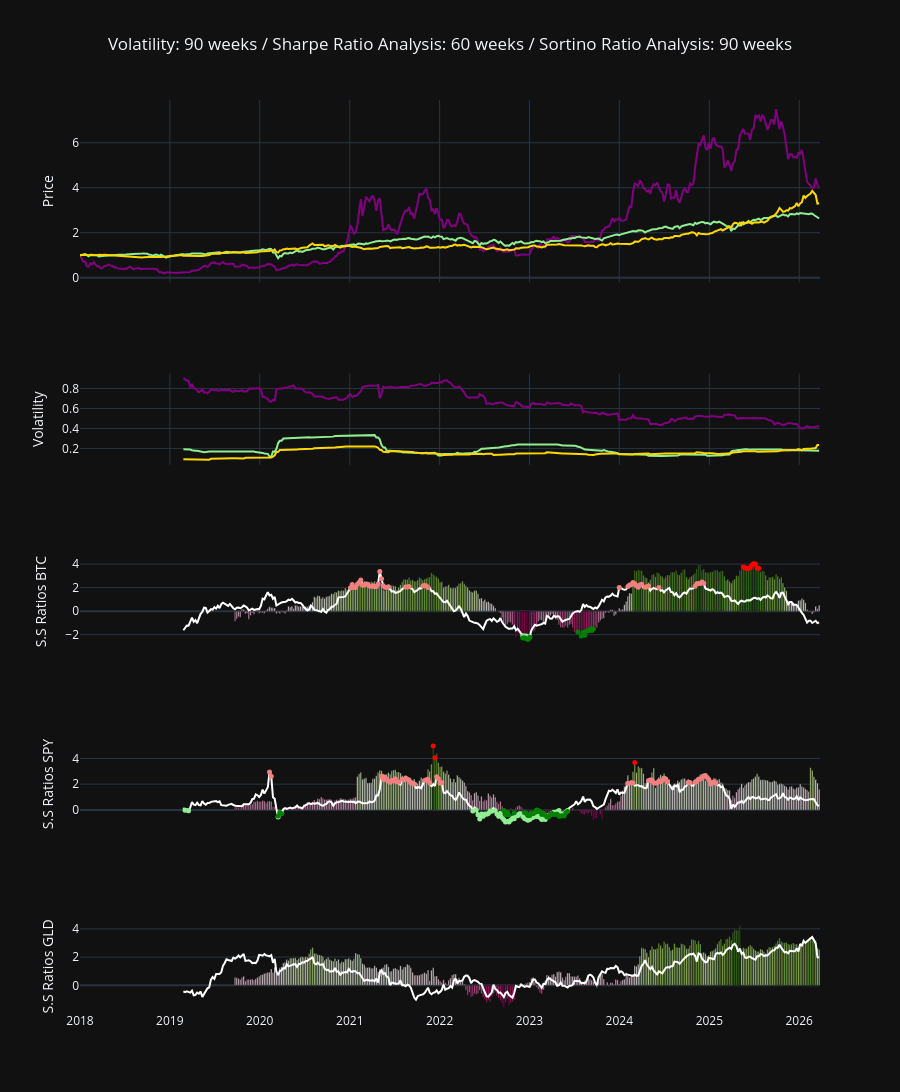

The notebook cell saved with this chart:
### Markdown cell above
Graphic

### Code cell
# %% [markdown]
# ## Data Conditioning BTC
# %%
nv_shp_btc_top = 2.0
nv_srt_btc_top = 3.6
nv_shp_btc_bottom = -2.0
nv_srt_btc_bottom = -2.0
mask_btc_sharpe_top = sharpe_ratio['BTC-USD'] > nv_shp_btc_top
mask_btc_sortino_top = (sortino_ratio['BTC-USD'] >= nv_srt_btc_top) & mask_btc_sharpe_top
mask_btc_sortino_reversion_down = (sharpe_ratio['BTC-USD'] < nv_shp_btc_top) & (sortino_ratio['BTC-USD'] >= nv_srt_btc_top)
mask_btc_sharpe_bottom = sharpe_ratio['BTC-USD'] < nv_shp_btc_bottom
mask_btc_sortino_bottom = (sortino_ratio['BTC-USD'] < nv_srt_btc_bottom) & mask_btc_sharpe_bottom
mask_btc_sortino_reversion_up = (sharpe_ratio['BTC-USD'] > 0) & (sortino_ratio['BTC-USD'] <= -1.5)

# %% [markdown]
# ## Data Conditioning SPY
# %%

nv_shp_spy_top = 2.0
nv_srt_spy_top = 3.6
nv_shp_spy_bottom = 0
nv_srt_spy_bottom = 0
mask_spy_sharpe_top = sharpe_ratio['SPY'] > nv_shp_spy_top
mask_spy_sortino_top = (sortino_ratio['SPY'] >= nv_srt_spy_top) & mask_spy_sharpe_top
mask_spy_sortino_reversion_down = (sharpe_ratio['SPY'] < nv_shp_spy_top) & (sortino_ratio['SPY'] >= nv_srt_spy_top)
mask_spy_sharpe_bottom = sharpe_ratio['SPY'] < nv_shp_spy_bottom
mask_spy_sortino_bottom = (sortino_ratio['SPY'] < nv_srt_spy_bottom) & mask_spy_sharpe_bottom
mask_spy_sortino_reversion_up = (sharpe_ratio['SPY'] > 0) & (sortino_ratio['SPY'] <= -1.5)


# %% [markdown]
# ## Data Visualization
# %%

fig = make_subplots(
    rows=5,
    cols=1,
    shared_xaxes=True,
    vertical_spacing=0.1,
    row_heights=[0.5, 0.25, 0.25, 0.25, 0.25]
)

# %% [markdown]
# ## Data Plotting Normalized Prices
# %%

fig.add_trace(
    go.Scatter(
        x = normalized_df.index,
        y = normalized_df['BTC-USD'],
        line=dict(color='purple'),
        name='BTC-USD'
    ), row=1, col=1
)

fig.add_trace(
    go.Scatter(
        x = normalized_df.index,
        y = normalized_df['SPY'],
        line=dict(color='lightgreen'),
        name='SPY'
    ), row=1, col=1
)

fig.add_trace(
    go.Scatter(
        x = normalized_df.index,
        y = normalized_df['GLD'],
        line=dict(color='gold'),
        name='GLD'
    ), row=1, col=1
)

# %% [markdown]
# ## Data Plotting Volatility
# %%

fig.add_trace(go.Scatter(
    x=volatility_weeks_sharpe.index,
    y=volatility_weeks_sharpe['BTC-USD'],
    line=dict(color='purple'),
    name='Volatily BTC-USD',
), row=2, col=1)

fig.add_trace(go.Scatter(
    x=volatility_weeks_sharpe.index,
    y=volatility_weeks_sharpe['SPY'],
    line=dict(color='lightgreen'),
    name='Volatily SPY',
), row=2, col=1)

fig.add_trace(go.Scatter(
    x=volatility_weeks_sharpe.index,
    y=volatility_weeks_sharpe['GLD'],
    line=dict(color='gold'),
    name='Volatility GLD',
), row=2, col=1)

# %% [markdown]
# ## Data Plotting Sharpe and Sortino Ratios BTC
# %%

fig.add_trace(go.Scatter(
    x=sharpe_ratio.index,
    y=sharpe_ratio['BTC-USD'],
    line=dict(color='white'),
    name='Sharpe Ratio BTC',
), row=3, col=1)

fig.add_trace(go.Scatter(
    x=sharpe_ratio.index[mask_btc_sharpe_top],
    y=sharpe_ratio['BTC-USD'][mask_btc_sharpe_top],
    mode='markers',
    marker=dict(size=5,
    color='lightcoral',
    symbol='circle'),
    name='Sharpe BTC > 2'),
    row=3, col=1
)

fig.add_trace(go.Scatter(
    x=sharpe_ratio.index[mask_btc_sharpe_bottom],
    y=sharpe_ratio['BTC-USD'][mask_btc_sharpe_bottom],
    mode='markers',
    marker=dict(size=5,
    color='lightgreen',
    symbol='circle'),
    name='Sharpe BTC < -2'),
    row=3, col=1
)

fig.add_trace(go.Bar(
    x=sortino_ratio.index,
    y=sortino_ratio['BTC-USD'],
    marker_color=sortino_ratio['BTC-USD'],
    name='Sortino Ratio BTC',
), row=3, col=1
)

fig.add_trace(go.Scatter(
    x=sortino_ratio.index[mask_btc_sortino_reversion_down],
    y=sortino_ratio['BTC-USD'][mask_btc_sortino_reversion_down],
    mode='markers',
    marker=dict(size=5,
    color='red',
    symbol='circle'),
    name=f'Sort > 3.5 & Shar < -2.0'),
    row=3, col=1
)

fig.add_trace(go.Scatter(
    x=sortino_ratio.index[mask_btc_sortino_bottom],
    y=sortino_ratio['BTC-USD'][mask_btc_sortino_bottom],
    mode='markers',
    marker=dict(size=5,
    color='green',
    symbol='circle'),
    name=f'Sortino BTC < -2.0'),
    row=3, col=1
)

fig.add_trace(go.Scatter(
    x=sortino_ratio.index[mask_btc_sortino_reversion_up],
    y=sortino_ratio['BTC-USD'][mask_btc_sortino_reversion_up],
    mode='markers',
    marker=dict(size=5,
    color='green',
    symbol='circle'),
    name='Sort < -1.5 & Shar > 0'),
    row=3, col=1
)

# %% [markdown]
# ## Data Plotting Sharpe and Sortino Ratios SPY
# %%

fig.add_trace(go.Scatter(
    x=sharpe_ratio.index,
    y=sharpe_ratio['SPY'],
    line=dict(color='white'),
    name='Sharpe Ratio SPY',
), row=4, col=1)

fig.add_trace(go.Scatter(
    x=sharpe_ratio.index[mask_spy_sharpe_top],
    y=sharpe_ratio['SPY'][mask_spy_sharpe_top],
    mode='markers',
    marker=dict(size=5,
    color='lightcoral',
    symbol='circle'),
    name='Sharpe SPY > 2'),
    row=4, col=1
)

fig.add_trace(go.Scatter(
    x=sharpe_ratio.index[mask_spy_sharpe_bottom],
    y=sharpe_ratio['SPY'][mask_spy_sharpe_bottom],
    mode='markers',
    marker=dict(size=5,
    color='lightgreen',
    symbol='circle'),
    name='Sharpe SPY < -2'),
    row=4, col=1
)

fig.add_trace(go.Bar(
    x=sortino_ratio.index,
    y=sortino_ratio['SPY'],
    marker_color=sortino_ratio['SPY'],
    name='Sortino Ratio SPY',
), row=4, col=1)

fig.add_trace(go.Scatter(
    x=sortino_ratio.index[mask_spy_sortino_reversion_down],
    y=sortino_ratio['SPY'][mask_spy_sortino_reversion_down],
    mode='markers',
    marker=dict(size=5,
    color='red',
    symbol='circle'),
    name=f'Sort > 3.5 & Shar < -2.0'),
    row=4, col=1
)

fig.add_trace(go.Scatter(
    x=sortino_ratio.index[mask_spy_sortino_bottom],
    y=sortino_ratio['SPY'][mask_spy_sortino_bottom],
    mode='markers',
    marker=dict(size=5,
    color='green',
    symbol='circle'),
    name=f'Sortino SPY < -2.0'),
    row=4, col=1
)

fig.add_trace(go.Scatter(
    x=sortino_ratio.index[mask_spy_sortino_reversion_up],
    y=sortino_ratio['SPY'][mask_spy_sortino_reversion_up],
    mode='markers',
    marker=dict(size=5,
    color='green',
    symbol='circle'),
    name='Sort < -1.5 & Shar > 0'),
    row=4, col=1
)

# %% [markdown]
# ## Data Plotting Sharpe and Sortino Ratios GLD
# %%

fig.add_trace(go.Scatter(
    x=sharpe_ratio.index,
    y=sharpe_ratio['GLD'],
    line=dict(color='white'),
    name='Sharpe Ratio GLD',
), row=5, col=1)

fig.add_trace(go.Bar(
    x=sortino_ratio.index,
    y=sortino_ratio['GLD'],
    marker_color=sortino_ratio['GLD'],
    name='Sortino Ratio GLD',
), row=5, col=1)

# %% [markdown]
# ## Data Plotting End
# %%

fig.update_layout(
    title= f'Volatility: {trading_weeks_sortino} weeks / Sharpe Ratio Analysis: {trading_weeks_sharpe} weeks / Sortino Ratio Analysis: {trading_weeks_sortino} weeks',
    title_x=0.5,
    xaxis_rangeslider_visible=False,
    showlegend=False,
    height=1200,
    yaxis_title='Price',
    yaxis2_title='Volatility',
    yaxis3_title='S.S Ratios BTC',
    yaxis4_title='S.S Ratios SPY',
    yaxis5_title='S.S Ratios GLD',
    template='plotly_dark'

)

fig.show()

### Figure 1 — Plotly figure (JSON) as saved in the notebook; plotly's stock layout.template omitted (floating-point values rounded to 4 significant figures; data arrays with more than 128 entries replaced by an {"elided": "..."} marker saying what was removed)
{"data": [{"line": {"color": "purple"}, "name": "BTC-USD", "type": "scatter", "x": {"elided": "430 str values"}, "xaxis": "x", "y": {"elided": "430 float values"}, "yaxis": "y"}, {"line": {"color": "lightgreen"}, "name": "SPY", "type": "scatter", "x": {"elided": "430 str values"}, "xaxis": "x", "y": {"elided": "430 float values"}, "yaxis": "y"}, {"line": {"color": "gold"}, "name": "GLD", "type": "scatter", "x": {"elided": "430 str values"}, "xaxis": "x", "y": {"elided": "430 float values"}, "yaxis": "y"}, {"line": {"color": "purple"}, "name": "Volatily BTC-USD", "type": "scatter", "x": {"elided": "429 str values"}, "xaxis": "x2", "y": {"elided": "429 float values"}, "yaxis": "y2"}, {"line": {"color": "lightgreen"}, "name": "Volatily SPY", "type": "scatter", "x": {"elided": "429 str values"}, "xaxis": "x2", "y": {"elided": "429 float values"}, "yaxis": "y2"}, {"line": {"color": "gold"}, "name": "Volatility GLD", "type": "scatter", "x": {"elided": "429 str values"}, "xaxis": "x2", "y": {"elided": "429 float values"}, "yaxis": "y2"}, {"line": {"color": "white"}, "name": "Sharpe Ratio BTC", "type": "scatter", "x": {"elided": "429 str values"}, "xaxis": "x3", "y": {"elided": "429 float values"}, "yaxis": "y3"}, {"marker": {"color": "lightcoral", "size": 5, "symbol": "circle"}, "mode": "markers", "name": "Sharpe BTC > 2", "type": "scatter", "x": ["2021-01-04T00:00:00", "2021-01-11T00:00:00", "2021-01-18T00:00:00", "2021-01-25T00:00:00", "2021-02-01T00:00:00", "2021-02-08T00:00:00", "2021-02-15T00:00:00", "2021-02-22T00:00:00", "2021-03-01T00:00:00", "2021-03-08T00:00:00", "2021-03-15T00:00:00", "2021-03-22T00:00:00", "2021-03-29T00:00:00", "2021-04-05T00:00:00", "2021-04-12T00:00:00", "2021-04-19T00:00:00", "2021-04-26T00:00:00", "2021-05-03T00:00:00", "2021-05-10T00:00:00", "2021-05-17T00:00:00", "2021-05-24T00:00:00", "2021-05-31T00:00:00", "2021-06-07T00:00:00", "2021-08-16T00:00:00", "2021-08-23T00:00:00", "2021-08-30T00:00:00", "2021-10-25T00:00:00", "2021-11-01T00:00:00", "2021-11-08T00:00:00", "2021-11-15T00:00:00", "2024-01-01T00:00:00", "2024-02-05T00:00:00", "2024-02-12T00:00:00", "2024-02-19T00:00:00", "2024-02-26T00:00:00", "2024-03-04T00:00:00", "2024-03-11T00:00:00", "2024-03-18T00:00:00", "2024-03-25T00:00:00", "2024-04-01T00:00:00", "2024-04-15T00:00:00", "2024-04-22T00:00:00", "2024-04-29T00:00:00", "2024-06-10T00:00:00", "2024-11-04T00:00:00", "2024-11-11T00:00:00", "2024-11-18T00:00:00", "2024-11-25T00:00:00", "2024-12-02T00:00:00", "2024-12-09T00:00:00"], "xaxis": "x3", "y": [2.002, 2.26, 2.011, 2.02, 2.294, 2.448, 2.647, 2.197, 2.221, 2.305, 2.28, 2.145, 2.111, 2.166, 2.071, 2.089, 2.319, 3.37, 2.752, 2.153, 2.035, 2.008, 2.071, 2.054, 2.05, 2.093, 2.14, 2.175, 2.146, 2.008, 2.017, 2.098, 2.227, 2.239, 2.429, 2.338, 2.168, 2.042, 2.235, 2.296, 2.028, 2.079, 2.137, 2.004, 2.12, 2.321, 2.355, 2.343, 2.481, 2.375], "yaxis": "y3"}, {"marker": {"color": "lightgreen", "size": 5, "symbol": "circle"}, "mode": "markers", "name": "Sharpe BTC < -2", "type": "scatter", "x": ["2022-12-05T00:00:00", "2022-12-12T00:00:00", "2022-12-19T00:00:00", "2022-12-26T00:00:00", "2023-01-02T00:00:00"], "xaxis": "x3", "y": [-2.091, -2.108, -2.11, -2.192, -2.202], "yaxis": "y3"}, {"marker": {"color": {"elided": "429 float values"}}, "name": "Sortino Ratio BTC", "type": "bar", "x": {"elided": "429 str values"}, "xaxis": "x3", "y": {"elided": "429 float values"}, "yaxis": "y3"}, {"marker": {"color": "red", "size": 5, "symbol": "circle"}, "mode": "markers", "name": "Sort > 3.5 & Shar < -2.0", "type": "scatter", "x": ["2025-05-19T00:00:00", "2025-05-26T00:00:00", "2025-06-02T00:00:00", "2025-06-09T00:00:00", "2025-06-16T00:00:00", "2025-06-23T00:00:00", "2025-06-30T00:00:00", "2025-07-07T00:00:00", "2025-07-14T00:00:00", "2025-07-21T00:00:00"], "xaxis": "x3", "y": [3.762, 3.693, 3.625, 3.647, 3.709, 3.921, 4.038, 4.001, 3.681, 3.646], "yaxis": "y3"}, {"marker": {"color": "green", "size": 5, "symbol": "circle"}, "mode": "markers", "name": "Sortino BTC < -2.0", "type": "scatter", "x": ["2022-12-05T00:00:00", "2022-12-12T00:00:00", "2022-12-19T00:00:00", "2022-12-26T00:00:00", "2023-01-02T00:00:00"], "xaxis": "x3", "y": [-2.284, -2.27, -2.352, -2.41, -2.224], "yaxis": "y3"}, {"marker": {"color": "green", "size": 5, "symbol": "circle"}, "mode": "markers", "name": "Sort < -1.5 & Shar > 0", "type": "scatter", "x": ["2023-07-17T00:00:00", "2023-07-31T00:00:00", "2023-08-07T00:00:00", "2023-08-14T00:00:00", "2023-08-21T00:00:00", "2023-08-28T00:00:00", "2023-09-04T00:00:00", "2023-09-11T00:00:00", "2023-09-18T00:00:00"], "xaxis": "x3", "y": [-1.779, -2.111, -1.812, -2.048, -1.691, -1.67, -1.51, -1.652, -1.503], "yaxis": "y3"}, {"line": {"color": "white"}, "name": "Sharpe Ratio SPY", "type": "scatter", "x": {"elided": "429 str values"}, "xaxis": "x4", "y": {"elided": "429 float values"}, "yaxis": "y4"}, {"marker": {"color": "lightcoral", "size": 5, "symbol": "circle"}, "mode": "markers", "name": "Sharpe SPY > 2", "type": "scatter", "x": ["2020-02-10T00:00:00", "2020-02-17T00:00:00", "2021-05-10T00:00:00", "2021-05-17T00:00:00", "2021-05-24T00:00:00", "2021-05-31T00:00:00", "2021-06-07T00:00:00", "2021-06-14T00:00:00", "2021-06-21T00:00:00", "2021-06-28T00:00:00", "2021-07-05T00:00:00", "2021-07-12T00:00:00", "2021-07-19T00:00:00", "2021-08-02T00:00:00", "2021-08-09T00:00:00", "2021-08-16T00:00:00", "2021-08-23T00:00:00", "2021-08-30T00:00:00", "2021-09-06T00:00:00", "2021-09-13T00:00:00", "2021-09-20T00:00:00", "2021-11-01T00:00:00", "2021-11-08T00:00:00", "2021-11-15T00:00:00", "2021-11-22T00:00:00", "2021-12-20T00:00:00", "2021-12-27T00:00:00", "2022-01-03T00:00:00", "2022-01-10T00:00:00", "2024-02-05T00:00:00", "2024-02-19T00:00:00", "2024-02-26T00:00:00", "2024-04-29T00:00:00", "2024-05-06T00:00:00", "2024-05-13T00:00:00", "2024-05-20T00:00:00", "2024-05-27T00:00:00", "2024-06-03T00:00:00", "2024-06-10T00:00:00", "2024-06-17T00:00:00", "2024-06-24T00:00:00", "2024-07-01T00:00:00", "2024-07-08T00:00:00", "2024-07-15T00:00:00", "2024-10-07T00:00:00", "2024-10-14T00:00:00", "2024-11-04T00:00:00", "2024-11-11T00:00:00", "2024-11-18T00:00:00", "2024-11-25T00:00:00", "2024-12-02T00:00:00", "2024-12-09T00:00:00", "2024-12-16T00:00:00", "2024-12-23T00:00:00", "2024-12-30T00:00:00", "2025-01-06T00:00:00", "2025-01-13T00:00:00", "2025-01-20T00:00:00", "2025-01-27T00:00:00"], "xaxis": "x4", "y": [2.955, 2.61, 2.614, 2.355, 2.537, 2.35, 2.224, 2.155, 2.312, 2.24, 2.412, 2.191, 2.148, 2.374, 2.335, 2.486, 2.382, 2.318, 2.104, 2.056, 2.007, 2.28, 2.34, 2.378, 2.103, 2.583, 2.418, 2.08, 2.123, 2.043, 2.113, 2.081, 2.278, 2.33, 2.317, 2.105, 2.075, 2.108, 2.236, 2.191, 2.288, 2.451, 2.402, 2.17, 2.126, 2.131, 2.158, 2.211, 2.38, 2.427, 2.456, 2.639, 2.679, 2.519, 2.368, 2.017, 2.129, 2.188, 2.079], "yaxis": "y4"}, {"marker": {"color": "lightgreen", "size": 5, "symbol": "circle"}, "mode": "markers", "name": "Sharpe SPY < -2", "type": "scatter", "x": ["2019-03-04T00:00:00", "2019-03-18T00:00:00", "2020-03-16T00:00:00", "2020-03-23T00:00:00", "2020-03-30T00:00:00", "2022-05-16T00:00:00", "2022-05-30T00:00:00", "2022-06-06T00:00:00", "2022-06-13T00:00:00", "2022-06-20T00:00:00", "2022-06-27T00:00:00", "2022-07-04T00:00:00", "2022-07-11T00:00:00", "2022-07-18T00:00:00", "2022-07-25T00:00:00", "2022-08-01T00:00:00", "2022-08-15T00:00:00", "2022-08-22T00:00:00", "2022-08-29T00:00:00", "2022-09-05T00:00:00", "2022-09-12T00:00:00", "2022-09-19T00:00:00", "2022-09-26T00:00:00", "2022-10-03T00:00:00", "2022-10-10T00:00:00", "2022-10-17T00:00:00", "2022-10-24T00:00:00", "2022-10-31T00:00:00", "2022-11-07T00:00:00", "2022-11-14T00:00:00", "2022-11-21T00:00:00", "2022-11-28T00:00:00", "2022-12-05T00:00:00", "2022-12-12T00:00:00", "2022-12-19T00:00:00", "2022-12-26T00:00:00", "2023-01-02T00:00:00", "2023-01-09T00:00:00", "2023-01-16T00:00:00", "2023-01-23T00:00:00", "2023-01-30T00:00:00", "2023-02-06T00:00:00", "2023-02-13T00:00:00", "2023-02-20T00:00:00", "2023-02-27T00:00:00", "2023-03-06T00:00:00", "2023-03-13T00:00:00", "2023-03-20T00:00:00", "2023-03-27T00:00:00", "2023-04-03T00:00:00", "2023-04-10T00:00:00", "2023-04-17T00:00:00", "2023-04-24T00:00:00", "2023-05-01T00:00:00", "2023-05-08T00:00:00", "2023-05-15T00:00:00", "2023-05-22T00:00:00", "2023-05-29T00:00:00", "2023-06-05T00:00:00"], "xaxis": "x4", "y": [-0.02729, -0.07395, -0.5615, -0.1828, -0.263, -0.09519, -0.004721, -0.3874, -0.7041, -0.3146, -0.4882, -0.3218, -0.3479, -0.2785, -0.09633, -0.09856, -0.03926, -0.3165, -0.4902, -0.2672, -0.5968, -0.7652, -0.9353, -0.8977, -0.9351, -0.7838, -0.6316, -0.6965, -0.3984, -0.4617, -0.3043, -0.2916, -0.5064, -0.6791, -0.721, -0.813, -0.7386, -0.6383, -0.579, -0.4252, -0.5179, -0.466, -0.5892, -0.7389, -0.577, -0.7457, -0.4713, -0.4303, -0.3483, -0.2736, -0.1807, -0.2174, -0.1258, -0.0402, -0.2991, -0.3187, -0.3063, -0.1726, -0.05654], "yaxis": "y4"}, {"marker": {"color": {"elided": "429 float values"}}, "name": "Sortino Ratio SPY", "type": "bar", "x": {"elided": "429 str values"}, "xaxis": "x4", "y": {"elided": "429 float values"}, "yaxis": "y4"}, {"marker": {"color": "red", "size": 5, "symbol": "circle"}, "mode": "markers", "name": "Sort > 3.5 & Shar < -2.0", "type": "scatter", "x": ["2021-12-06T00:00:00", "2021-12-13T00:00:00", "2024-03-04T00:00:00"], "xaxis": "x4", "y": [4.961, 4.056, 3.679], "yaxis": "y4"}, {"marker": {"color": "green", "size": 5, "symbol": "circle"}, "mode": "markers", "name": "Sortino SPY < -2.0", "type": "scatter", "x": ["2020-03-16T00:00:00", "2020-03-23T00:00:00", "2020-03-30T00:00:00", "2022-09-19T00:00:00", "2022-09-26T00:00:00", "2022-10-03T00:00:00", "2022-10-10T00:00:00", "2022-10-31T00:00:00", "2022-12-12T00:00:00", "2022-12-19T00:00:00", "2022-12-26T00:00:00", "2023-01-02T00:00:00", "2023-01-09T00:00:00", "2023-01-16T00:00:00", "2023-01-23T00:00:00", "2023-01-30T00:00:00", "2023-02-06T00:00:00", "2023-02-13T00:00:00", "2023-02-20T00:00:00", "2023-02-27T00:00:00", "2023-03-06T00:00:00", "2023-03-13T00:00:00", "2023-03-20T00:00:00", "2023-03-27T00:00:00", "2023-04-03T00:00:00", "2023-04-10T00:00:00", "2023-04-17T00:00:00", "2023-04-24T00:00:00", "2023-05-01T00:00:00", "2023-05-08T00:00:00", "2023-05-15T00:00:00", "2023-05-22T00:00:00", "2023-05-29T00:00:00", "2023-06-05T00:00:00"], "xaxis": "x4", "y": [-0.4818, -0.1992, -0.3047, -0.05463, -0.375, -0.1779, -0.3929, -0.2235, -0.1948, -0.2519, -0.4412, -0.4321, -0.2441, -0.2954, -0.2064, -0.009655, -0.05339, -0.1476, -0.3655, -0.263, -0.4166, -0.5486, -0.5383, -0.3395, -0.2781, -0.3535, -0.3334, -0.3471, -0.5012, -0.4781, -0.4616, -0.4829, -0.2239, -0.1259], "yaxis": "y4"}, {"marker": {"color": "green", "size": 5, "symbol": "circle"}, "mode": "markers", "name": "Sort < -1.5 & Shar > 0", "type": "scatter", "x": [], "xaxis": "x4", "y": [], "yaxis": "y4"}, {"line": {"color": "white"}, "name": "Sharpe Ratio GLD", "type": "scatter", "x": {"elided": "429 str values"}, "xaxis": "x5", "y": {"elided": "429 float values"}, "yaxis": "y5"}, {"marker": {"color": {"elided": "429 float values"}}, "name": "Sortino Ratio GLD", "type": "bar", "x": {"elided": "429 str values"}, "xaxis": "x5", "y": {"elided": "429 float values"}, "yaxis": "y5"}], "layout": {"height": 1200, "showlegend": false, "title": {"text": "Volatility: 90 weeks / Sharpe Ratio Analysis: 60 weeks / Sortino Ratio Analysis: 90 weeks", "x": 0.5}, "xaxis": {"anchor": "y", "domain": [0, 1], "matches": "x5", "rangeslider": {"visible": false}, "showticklabels": false}, "xaxis2": {"anchor": "y2", "domain": [0, 1], "matches": "x5", "showticklabels": false}, "xaxis3": {"anchor": "y3", "domain": [0, 1], "matches": "x5", "showticklabels": false}, "xaxis4": {"anchor": "y4", "domain": [0, 1], "matches": "x5", "showticklabels": false}, "xaxis5": {"anchor": "y5", "domain": [0, 1]}, "yaxis": {"anchor": "x", "domain": [0.8, 1], "title": {"text": "Price"}}, "yaxis2": {"anchor": "x2", "domain": [0.6, 0.7], "title": {"text": "Volatility"}}, "yaxis3": {"anchor": "x3", "domain": [0.4, 0.5], "title": {"text": "S.S Ratios BTC"}}, "yaxis4": {"anchor": "x4", "domain": [0.2, 0.3], "title": {"text": "S.S Ratios SPY"}}, "yaxis5": {"anchor": "x5", "domain": [0, 0.1], "title": {"text": "S.S Ratios GLD"}}}}
